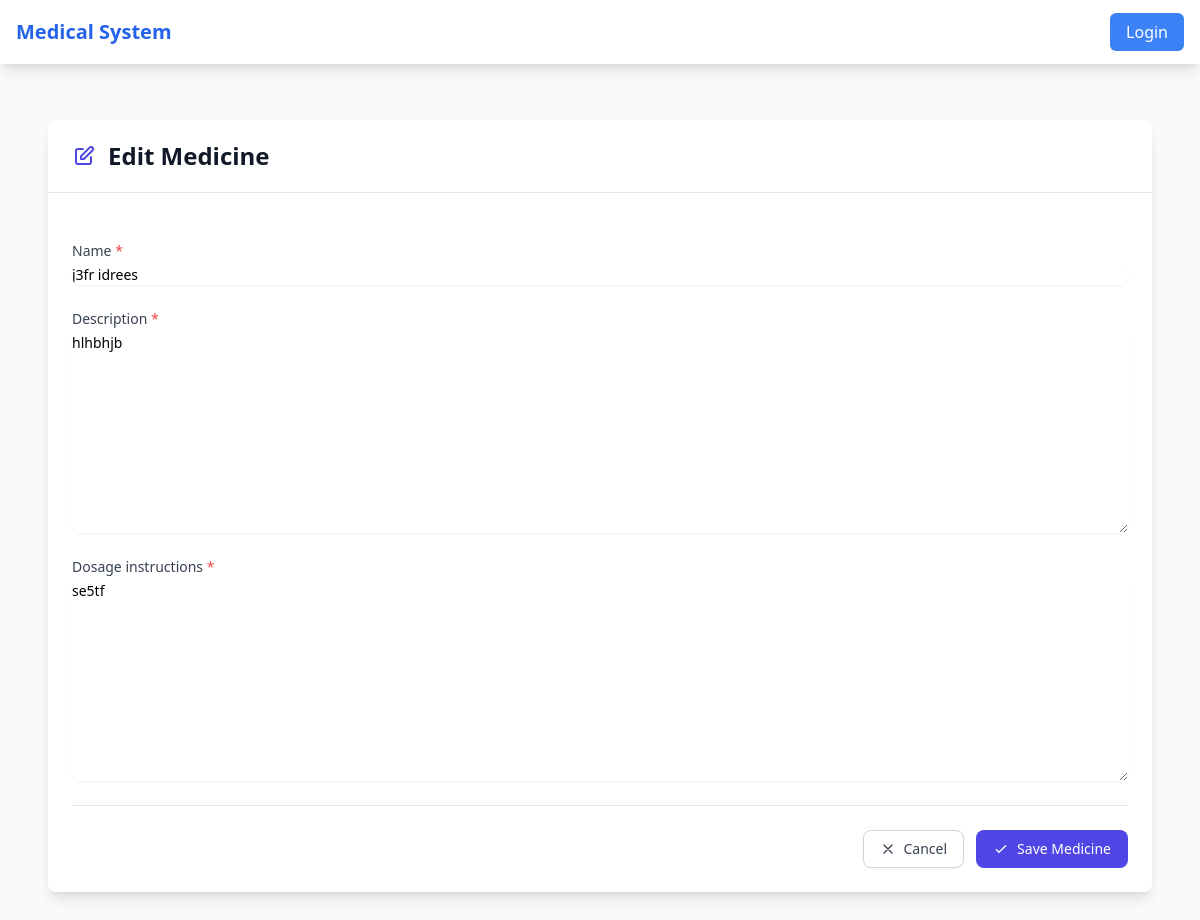
The app's page /medicines/1/edit/ with its own data.
### apps/models.py (models this page shows, shortened)
class Medicine(models.Model):
    name = models.CharField(max_length=200)
    description = models.TextField()
    dosage_instructions = models.TextField()
    created_at = models.DateTimeField(auto_now_add=True)
    updated_at = models.DateTimeField(auto_now=True)

### apps/views.py (the view)
# urls.py: path('medicines/<int:pk>/edit/', views.MedicineUpdateView.as_view(), name='medicine_update'),
class MedicineUpdateView(LoginRequiredMixin, IsDoctorMixin, UpdateView):
    model = Medicine
    template_name = 'medicines/medicine_form.html'
    fields = ['name', 'description', 'dosage_instructions']
    success_url = reverse_lazy('medicine_list')

### apps/forms.py
class MedicineForm(forms.ModelForm):
    class Meta:
        model = Medicine
        fields = ['name', 'description', 'dosage_instructions']
        widgets = {
            'name': forms.TextInput(attrs={
                'class': 'mt-1 block w-full rounded-md border-gray-300 shadow-sm focus:border-indigo-500 focus:ring-indigo-500 sm:text-sm'
            }),
            'description': forms.Textarea(attrs={
                'class': 'mt-1 block w-full rounded-md border-gray-300 shadow-sm focus:border-indigo-500 focus:ring-indigo-500 sm:text-sm'
            }),
            'dosage_instructions': forms.Textarea(attrs={
                'class': 'mt-1 block w-full rounded-md border-gray-300 shadow-sm focus:border-indigo-500 focus:ring-indigo-500 sm:text-sm'
            }),
        }

### apps/templatetags/custom_filters.py (called while the page is built)
@register.filter(name='addclass')
def addclass(field, css):
    return field.as_widget(attrs={"class": css})

### templates/medicines/medicine_form.html (shortened to what this page needs)
{% extends 'base.html' %}
{% load custom_filters %}
{% block content %}
<div class="max-w-7xl mx-auto px-4 sm:px-6 lg:px-8 py-8">
    <div class="bg-white shadow-lg rounded-lg overflow-hidden">
        <div class="px-6 py-5 border-b border-gray-200">
            <div class="flex items-center">
                <div class="flex-shrink-0">
                    <svg class="h-6 w-6 text-indigo-600" fill="none" stroke="currentColor" viewBox="0 0 24 24">
                        {% if form.instance.pk %}
                        <path stroke-linecap="round" stroke-linejoin="round" stroke-width="2" d="M11 5H6a2 2 0 00-2 2v11a2 2 0 002 2h11a2 2 0 002-2v-5m-1.414-9.414a2 2 0 112.828 2.828L11.828 15H9v-2.828l8.586-8.586z"/>
                        {% else %}
                        <path stroke-linecap="round" stroke-linejoin="round" stroke-width="2" d="M12 6v6m0 0v6m0-6h6m-6 0H6"/>
                        {% endif %}
                    </svg>
                </div>
                <h1 class="ml-3 text-2xl font-bold text-gray-900">
                    {% if form.instance.pk %}Edit{% else %}Add New{% endif %} Medicine
                </h1>
            </div>
        </div>
        <div class="px-6 py-6">
            <form method="post" class="space-y-6">
                {% for field in form %}
                <div class="space-y-1">
                    <label for="{{ field.id_for_label }}"
                           class="block text-sm font-medium text-gray-700">
                        {{ field.label }}
                        {% if field.field.required %}
                            <span class="text-red-500">*</span>
                        {% endif %}
                    </label>
                    <div class="mt-1">
                        {{ field|addclass:"block w-full rounded-lg border-gray-300 shadow-sm focus:ring-2 focus:ring-indigo-500 focus:border-indigo-500 sm:text-sm transition duration-150 ease-in-out" }}
                    </div>
                </div>
                {% endfor %}
                <div class="pt-6 border-t border-gray-200">
                    <div class="flex justify-end space-x-3">
                        <a href="{% url 'medicine_list' %}"
                           class="inline-flex items-center px-4 py-2 border border-gray-300 shadow-sm text-sm font-medium rounded-lg text-gray-700 bg-white hover:bg-gray-50 focus:outline-none focus:ring-2 focus:ring-offset-2 focus:ring-gray-500 transition-colors duration-150">
                            <svg class="mr-2 h-4 w-4" fill="none" stroke="currentColor" viewBox="0 0 24 24">
                                <path stroke-linecap="round" stroke-linejoin="round" stroke-width="2" d="M6 18L18 6M6 6l12 12"/>
                            </svg>
                            Cancel
                        </a>
                        <button type="submit"
                                class="inline-flex items-center px-4 py-2 border border-transparent text-sm font-medium rounded-lg text-white bg-indigo-600 hover:bg-indigo-700 focus:outline-none focus:ring-2 focus:ring-offset-2 focus:ring-indigo-500 transition-colors duration-150">
                            <svg class="mr-2 h-4 w-4" fill="none" stroke="currentColor" viewBox="0 0 24 24">
                                <path stroke-linecap="round" stroke-linejoin="round" stroke-width="2" d="M5 13l4 4L19 7"/>
                            </svg>
                            Save Medicine
                        </button>
                    </div>
                </div>
            </form>
        </div>
    </div>
</div>
{% endblock %}

### records on screen
Medicine: form "j3fr idrees" "hlhbhjb" "se5tf"

### other values on screen
{{ field.label }} "Name" "Description" "Dosage instructions"
